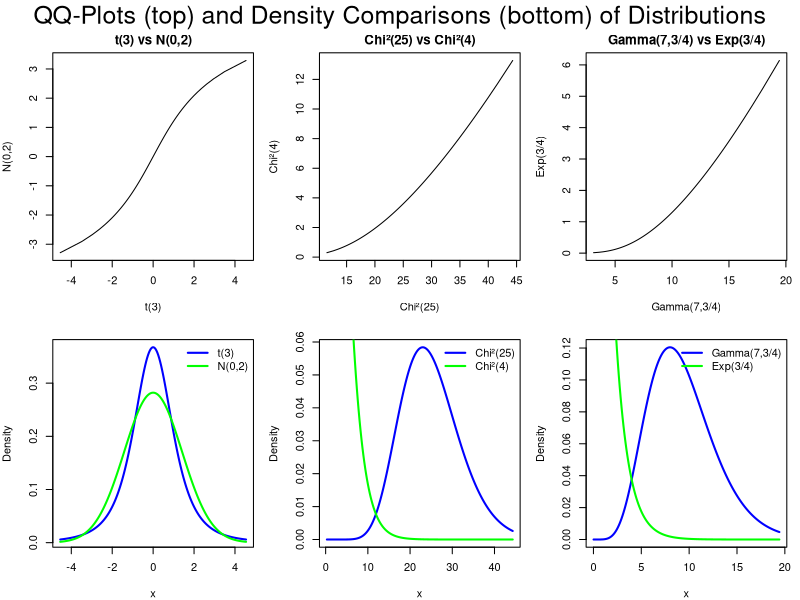

The R script that drew this image:
## ---- chunk 1
# Set up a 2×3 grid for plotting (fills row-wise)
par(mfrow = c(2, 3), mar = c(4, 4, 2, 1), oma = c(0, 0, 2, 0))

# Define probability points
p <- seq(0.01, 0.99, length.out = 100)

# ---- First Row: QQ-Plots ----
# 1. QQ-Plot: t(3) vs Normal(0,2)
q_t3 <- qt(p, df = 3)
q_norm <- qnorm(p, mean = 0, sd = sqrt(2))
plot(q_t3, q_norm, type = "l", xlab = "t(3)", ylab = "N(0,2)", main = "t(3) vs N(0,2)")

# 2. QQ-Plot: Chi-squared(25) vs Chi-squared(4)
q_chisq25 <- qchisq(p, df = 25)
q_chisq4 <- qchisq(p, df = 4)
plot(q_chisq25, q_chisq4, type = "l", xlab = "Chi²(25)", ylab = "Chi²(4)", main = "Chi²(25) vs Chi²(4)")

# 3. QQ-Plot: Gamma(7, 3/4) vs Exponential(3/4)
q_gamma <- qgamma(p, shape = 7, rate = 3/4)
q_exp <- qexp(p, rate = 3/4)
plot(q_gamma, q_exp, type = "l", xlab = "Gamma(7,3/4)", ylab = "Exp(3/4)", main = "Gamma(7,3/4) vs Exp(3/4)")

# ---- Second Row: Density Comparison ----
# 4. Density Comparison: t(3) vs N(0,2)
x_vals <- seq(min(q_t3, q_norm), max(q_t3, q_norm), length.out = 200)
plot(x_vals, dt(x_vals, df = 3), type = "l", col = "blue", lwd = 2, xlab = "x", ylab = "Density", main = "")
lines(x_vals, dnorm(x_vals, mean = 0, sd = sqrt(2)), col = "green", lwd = 2)
legend("topright", legend = c("t(3)", "N(0,2)"), col = c("blue", "green"), lty = 1, lwd = 2, bty = "n")

# 5. Density Comparison: Chi²(25) vs Chi²(4)
x_vals <- seq(min(q_chisq25, q_chisq4), max(q_chisq25, q_chisq4), length.out = 200)
plot(x_vals, dchisq(x_vals, df = 25), type = "l", col = "blue", lwd = 2, xlab = "x", ylab = "Density", main = "")
lines(x_vals, dchisq(x_vals, df = 4), col = "green", lwd = 2)
legend("topright", legend = c("Chi²(25)", "Chi²(4)"), col = c("blue", "green"), lty = 1, lwd = 2, bty = "n")

# 6. Density Comparison: Gamma(7,3/4) vs Exp(3/4)
x_vals <- seq(min(q_gamma, q_exp), max(q_gamma, q_exp), length.out = 200)
plot(x_vals, dgamma(x_vals, shape = 7, rate = 3/4), type = "l", col = "blue", lwd = 2, xlab = "x", ylab = "Density", main = "")
lines(x_vals, dexp(x_vals, rate = 3/4), col = "green", lwd = 2)
legend("topright", legend = c("Gamma(7,3/4)", "Exp(3/4)"), col = c("blue", "green"), lty = 1, lwd = 2, bty = "n")

# --- Add an Overall Title ---
mtext("QQ-Plots (top) and Density Comparisons (bottom) of Distributions", outer = TRUE, cex = 1.5, font = 1)
